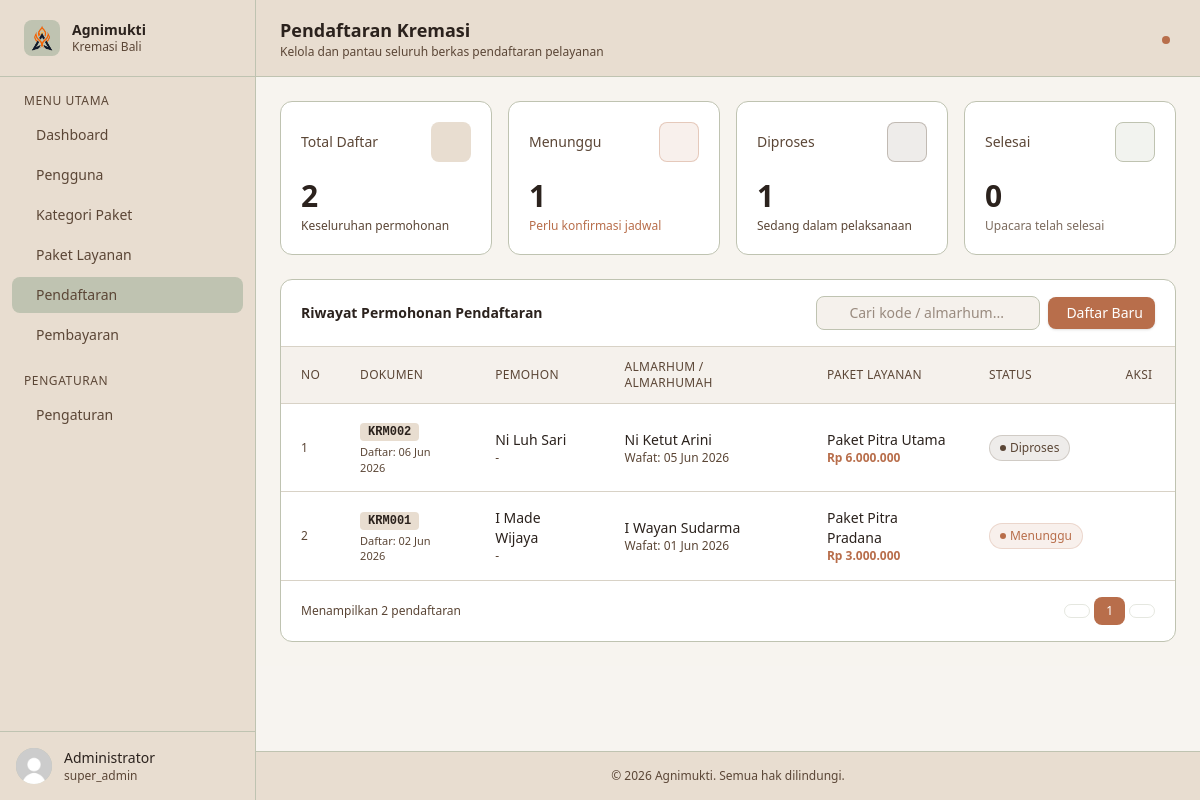
The app's page /admin?page=registration (signed in) with its own data.
### tables this page shows
CREATE TABLE pendaftaran (
    id_pendaftaran INT AUTO_INCREMENT PRIMARY KEY,
    kode_pendaftaran VARCHAR(20) NOT NULL UNIQUE,

    id_user INT NOT NULL,
    id_paket INT NOT NULL,

    nama_almarhum VARCHAR(100) NOT NULL,
    tanggal_lahir DATE,
    tanggal_meninggal DATE,

    tanggal_daftar DATE NOT NULL,

    status ENUM(
        'Menunggu',
        'Diproses',
        'Selesai',
        'Dibatalkan'
    ) DEFAULT 'Menunggu',

    catatan TEXT,

    created_at TIMESTAMP DEFAULT CURRENT_TIMESTAMP,

    CONSTRAINT fk_pendaftaran_user
    FOREIGN KEY (id_user)
    REFERENCES users(id_user)
    ON UPDATE CASCADE
    ON DELETE RESTRICT,

    CONSTRAINT fk_pendaftaran_paket
    FOREIGN KEY (id_paket)
    REFERENCES paket_layanan(id_paket)
    ON UPDATE CASCADE
    ON DELETE RESTRICT
);

CREATE TABLE users (
    id_user INT AUTO_INCREMENT PRIMARY KEY,
    nama VARCHAR(100) NOT NULL,
    foto_url TEXT,
    username VARCHAR(50) NOT NULL UNIQUE,
    password VARCHAR(255) NOT NULL,
    role ENUM('super_admin', 'admin','pemohon') NOT NULL DEFAULT 'pemohon',
    no_telepon VARCHAR(20),
    alamat TEXT,
    created_at TIMESTAMP DEFAULT CURRENT_TIMESTAMP
);

CREATE TABLE paket_layanan (
    id_paket INT AUTO_INCREMENT PRIMARY KEY,
    id_kategori INT NOT NULL,
    nama_paket VARCHAR(100) NOT NULL,
    harga DECIMAL(12,2) NOT NULL,
    fasilitas TEXT,
    created_at TIMESTAMP DEFAULT CURRENT_TIMESTAMP,

    CONSTRAINT fk_paket_kategori
    FOREIGN KEY (id_kategori)
    REFERENCES kategori_paket(id_kategori)
    ON UPDATE CASCADE
    ON DELETE RESTRICT
);

### config/Database.php (called while the page is built)
<?php
class Database {
    private $host = "localhost";
    private $username = "root";
    private $password = "";
    private $dbname   = "db_agnimukti";
    public function connect() {
        try {
            $pdo = new PDO(
                "mysql:host={$this->host};dbname={$this->dbname};charset=utf8mb4",
                $this->username,
                $this->password
            );
            $pdo->setAttribute(PDO::ATTR_ERRMODE, PDO::ERRMODE_EXCEPTION);
            return $pdo;
        } catch (PDOException $e) {
            die("Koneksi database gagal: " . $e->getMessage());
        }
    }
}
?>

### classes/Pendaftaran.php (called while the page is built, shortened)
<?php
require_once __DIR__ . '/../config/Database.php';
class Pendaftaran
{
    private $conn;
    public function __construct()
    {
        $database = new Database();
        $this->conn = $database->connect();
    }
    public function getAll()
    {
        $sql = "SELECT
                    p.id_pendaftaran,
                    p.kode_pendaftaran,
                    p.nama_almarhum,
                    p.tanggal_lahir,
                    p.tanggal_meninggal,
                    p.tanggal_daftar,
                    p.status,
                    p.catatan,
                    u.id_user,
                    u.nama AS nama_pemohon,
                    pl.id_paket,
                    pl.nama_paket,
                    pl.harga
                FROM pendaftaran p
                JOIN users u
                    ON p.id_user = u.id_user
                JOIN paket_layanan pl
                    ON p.id_paket = pl.id_paket
                ORDER BY p.id_pendaftaran DESC";
        $stmt = $this->conn->prepare($sql);
        $stmt->execute();
        return $stmt->fetchAll(PDO::FETCH_ASSOC);
    }
}

### public/admin/pages/registration.php (the view, shortened to what this page needs)
<?php
require_once __DIR__ . '/../../../classes/Pendaftaran.php';
$pendaftaranModel = new Pendaftaran();
$riwayatPendaftaran = $pendaftaranModel->getAll();
$search = $_GET['search'] ?? '';
$totalDaftar = count($riwayatPendaftaran);
$menunggu = 0;
$diproses = 0;
$selesai = 0;
foreach ($riwayatPendaftaran as $row) {
    if ($row['status'] == 'Menunggu') $menunggu++;
    elseif ($row['status'] == 'Diproses') $diproses++;
    elseif ($row['status'] == 'Selesai') $selesai++;
}
?>
<header class="bg-[#E8DDD0] border-b border-[#BFC3B1] px-6 py-4 flex items-center justify-between sticky top-0 z-30">
    <div>
        <h1 class="text-lg font-semibold text-[#2B221D]">Pendaftaran Kremasi</h1>
        <p class="text-xs text-[#5B4636]">Kelola dan pantau seluruh berkas pendaftaran pelayanan</p>
    </div>
    <div class="flex items-center gap-3">
        <button class="relative text-[#5B4636] hover:text-[#2B221D] p-2 rounded-lg hover:bg-[#D8D2C6] transition-colors">
            <span class="absolute top-1.5 right-1.5 w-2 h-2 bg-[#B86E4B] rounded-full"></span>
        </button>
    </div>
</header>
<main class="flex-1 p-6 space-y-6 bg-[#F5F1EC]/30">
    <div class="grid grid-cols-1 sm:grid-cols-4 gap-4">
        <div class="bg-white rounded-xl border border-[#BFC3B1] p-5">
            <div class="flex items-center justify-between mb-4">
                <p class="text-sm text-[#5B4636]">Total Daftar</p>
                <div class="w-10 h-10 rounded-lg bg-[#E8DDD0] flex items-center justify-center">
                </div>
            </div>
            <p class="text-3xl font-semibold text-[#2B221D]"><?= $totalDaftar; ?></p>
            <p class="text-xs text-[#5B4636] mt-1">Keseluruhan permohonan</p>
        </div>
        <div class="bg-white rounded-xl border border-[#BFC3B1] p-5">
            <div class="flex items-center justify-between mb-4">
                <p class="text-sm text-[#5B4636]">Menunggu</p>
                <div class="w-10 h-10 rounded-lg bg-[#B86E4B]/10 flex items-center justify-center border border-[#B86E4B]/30">
                </div>
            </div>
            <p class="text-3xl font-semibold text-[#2B221D]"><?= $menunggu; ?></p>
            <p class="text-xs text-[#B86E4B] mt-1">Perlu konfirmasi jadwal</p>
        </div>
        <div class="bg-white rounded-xl border border-[#BFC3B1] p-5">
            <div class="flex items-center justify-between mb-4">
                <p class="text-sm text-[#5B4636]">Diproses</p>
                <div class="w-10 h-10 rounded-lg bg-[#5B4636]/10 flex items-center justify-center border border-[#5B4636]/30">
                </div>
            </div>
            <p class="text-3xl font-semibold text-[#2B221D]"><?= $diproses; ?></p>
            <p class="text-xs text-[#5B4636] mt-1">Sedang dalam pelaksanaan</p>
        </div>
        <div class="bg-white rounded-xl border border-[#BFC3B1] p-5">
            <div class="flex items-center justify-between mb-4">
                <p class="text-sm text-[#5B4636]">Selesai</p>
                <div class="w-10 h-10 rounded-lg bg-[#BFC3B1]/20 flex items-center justify-center border border-[#BFC3B1]">
                </div>
            </div>
            <p class="text-3xl font-semibold text-[#2B221D]"><?= $selesai; ?></p>
            <p class="text-xs text-[#5B4636]/80 mt-1">Upacara telah selesai</p>
        </div>
    </div>
    <div class="bg-white rounded-xl border border-[#BFC3B1]">
        <div class="px-5 py-4 border-b border-[#D8D2C6] flex flex-col sm:flex-row sm:items-center gap-3 justify-between">
            <h2 class="text-sm font-semibold text-[#2B221D]">Riwayat Permohonan Pendaftaran</h2>
            <div class="flex items-center gap-2">
                <form action="" method="GET" class="flex items-center gap-2 m-0">
                    <div class="relative">
                        <input
                            type="text"
                            name="search"
                            value="<?= htmlspecialchars($search); ?>"
                            placeholder="Cari kode / almarhum..."
                            class="pl-8 pr-4 py-1.5 text-sm border border-[#BFC3B1] rounded-lg bg-[#F5F1EC] text-[#2B221D] placeholder-[#5B4636]/60 focus:outline-none focus:ring-2 focus:ring-[#B86E4B]/30 focus:border-[#B86E4B] w-56"
                        >
                    </div>
                </form>
                <button onclick="document.getElementById('modalTambahPendaftaran').classList.remove('hidden')"
                    class="flex items-center gap-1.5 px-3 py-1.5 bg-[#B86E4B] hover:bg-[#2B221D] text-white text-sm rounded-lg transition-colors shadow-sm font-medium">
                    Daftar Baru
                </button>
            </div>
        </div>
        <div class="overflow-x-auto">
            <table class="w-full text-sm">
                <thead>
                    <tr class="bg-[#F5F1EC] text-left text-xs text-[#5B4636] uppercase tracking-wide border-b border-[#D8D2C6]">
                        <th class="px-5 py-3 font-medium">No</th>
                        <th class="px-5 py-3 font-medium">Dokumen</th>
                        <th class="px-5 py-3 font-medium">Pemohon</th>
                        <th class="px-5 py-3 font-medium">Almarhum / Almarhumah</th>
                        <th class="px-5 py-3 font-medium">Paket Layanan</th>
                        <th class="px-5 py-3 font-medium">Status</th>
                        <th class="px-5 py-3 font-medium text-center">Aksi</th>
                    </tr>
                </thead>
                <tbody class="divide-y divide-[#D8D2C6]">
                    <?php if (empty($riwayatPendaftaran)): ?>
                    <tr>
                        <td colspan="7" class="px-5 py-8 text-center text-sm text-[#5B4636]">Belum ada data pendaftaran atau data tidak ditemukan.</td>
                    </tr>
                    <?php else: ?>
                    <?php $no = 1; foreach ($riwayatPendaftaran as $index => $pendaftaran): ?>
                    <tr class="hover:bg-[#F5F1EC] transition-colors">
                        <td class="px-5 py-3.5 text-[#5B4636] text-xs"><?= $no++; ?></td>
                        <td class="px-5 py-4">
                            <div>
                                <span class="font-mono text-xs font-semibold px-2 py-0.5 rounded bg-[#E8DDD0] text-[#2B221D]"><?= htmlspecialchars($pendaftaran['kode_pendaftaran']); ?></span>
                                <p class="text-[11px] text-[#5B4636] mt-1">Daftar: <?= date('d M Y', strtotime($pendaftaran['tanggal_daftar'])); ?></p>
                            </div>
                        </td>
                        <td class="px-5 py-4">
                            <div>
                                <p class="font-medium text-[#2B221D]"><?= htmlspecialchars($pendaftaran['nama_pemohon']); ?></p>
                                <p class="text-xs text-[#5B4636]"><?= isset($pendaftaran['no_telepon']) ? htmlspecialchars($pendaftaran['no_telepon']) : '-'; ?></p>
                            </div>
                        </td>
                        <td class="px-5 py-4">
                            <div>
                                <p class="font-medium text-[#2B221D]"><?= htmlspecialchars($pendaftaran['nama_almarhum']); ?></p>
                                <p class="text-xs text-[#5B4636]">Wafat: <?= $pendaftaran['tanggal_meninggal'] ? date('d M Y', strtotime($pendaftaran['tanggal_meninggal'])) : '-'; ?></p>
                            </div>
                        </td>
                        <td class="px-5 py-4 text-[#2B221D]">
                            <p class="font-medium"><?= htmlspecialchars($pendaftaran['nama_paket']); ?></p>
                            <p class="text-xs text-[#B86E4B] font-semibold">Rp <?= number_format($pendaftaran['harga'], 0, ',', '.'); ?></p>
                        </td>
                        <td class="px-5 py-4">
                            <?php
                            $statusClass = "bg-[#B86E4B]/10 text-[#B86E4B] border-[#B86E4B]/20";
                            $dotClass = "bg-[#B86E4B]";
                            if ($pendaftaran['status'] == 'Diproses') {
                                $statusClass = "bg-[#5B4636]/10 text-[#5B4636] border-[#5B4636]/20";
                                $dotClass = "bg-[#5B4636]";
                            } elseif ($pendaftaran['status'] == 'Selesai') {
                                $statusClass = "bg-[#BFC3B1]/20 text-[#5B4636] border-[#BFC3B1]";
                                $dotClass = "bg-[#5B4636]";
                            } elseif ($pendaftaran['status'] == 'Dibatalkan') {
                                $statusClass = "bg-red-50 text-red-600 border-red-200";
                                $dotClass = "bg-red-600";
                            }
                            ?>
                            <span class="inline-flex items-center gap-1 px-2.5 py-1 rounded-full text-xs font-medium <?= $statusClass; ?> border">
                                <span class="w-1.5 h-1.5 rounded-full <?= $dotClass; ?>"></span>
                                <?= htmlspecialchars($pendaftaran['status']); ?>
                            </span>
                        </td>
                        <td class="px-5 py-3.5">
                            <div class="flex items-center justify-center gap-2">
                                <button onclick="openEdit(<?= htmlspecialchars(json_encode($pendaftaran)); ?>)" class="p-1.5 rounded-lg text-[#5B4636] hover:bg-[#E8DDD0] transition-colors" title="Edit">
                                </button>
                                <form action="" method="POST" onsubmit="return confirm('Apakah Anda yakin ingin menghapus berkas pendaftaran ini?');" style="display:inline;">
                                    <button type="submit" class="p-1.5 rounded-lg text-[#B86E4B] hover:bg-[#B86E4B]/10 transition-colors" title="Hapus">
                                    </button>
                                </form>
                            </div>
                        </td>
                    </tr>
                    <?php endforeach; ?>
                    <?php endif; ?>
                </tbody>
            </table>
        </div>
        <div class="px-5 py-4 border-t border-[#D8D2C6] flex items-center justify-between">
            <p class="text-xs text-[#5B4636]">Menampilkan <?= $totalDaftar; ?> pendaftaran</p>
            <div class="flex items-center gap-1">
                <button class="px-3 py-1.5 text-xs text-[#5B4636] border border-[#BFC3B1] rounded-lg hover:bg-[#F5F1EC] disabled:opacity-40" disabled>
                </button>
                <button class="px-3 py-1.5 text-xs bg-[#B86E4B] text-white rounded-lg font-medium">1</button>
                <button class="px-3 py-1.5 text-xs text-[#5B4636] border border-[#BFC3B1] rounded-lg hover:bg-[#F5F1EC] disabled:opacity-40" disabled>
                </button>
            </div>
        </div>
    </div>
</main>

### records on screen
pendaftaran: kode_pendaftaran "KRM002", tanggal_daftar "06 Jun 2026", id_user.nama "Ni Luh Sari", nama_almarhum "Ni Ketut Arini", tanggal_meninggal "05 Jun 2026", id_paket.nama_paket "Paket Pitra Utama", id_paket.harga "6.000.000", status "Diproses"
pendaftaran: kode_pendaftaran "KRM001", tanggal_daftar "02 Jun 2026", id_user.nama "I Made Wijaya", nama_almarhum "I Wayan Sudarma", tanggal_meninggal "01 Jun 2026", id_paket.nama_paket "Paket Pitra Pradana", id_paket.harga "3.000.000", status "Menunggu"

### other values on screen
$authUser['data']['nama'] "Administrator"
$authUser['data']['role'] "super_admin"
$totalDaftar "2"
$menunggu "1"
$diproses "1"
$selesai "0"
